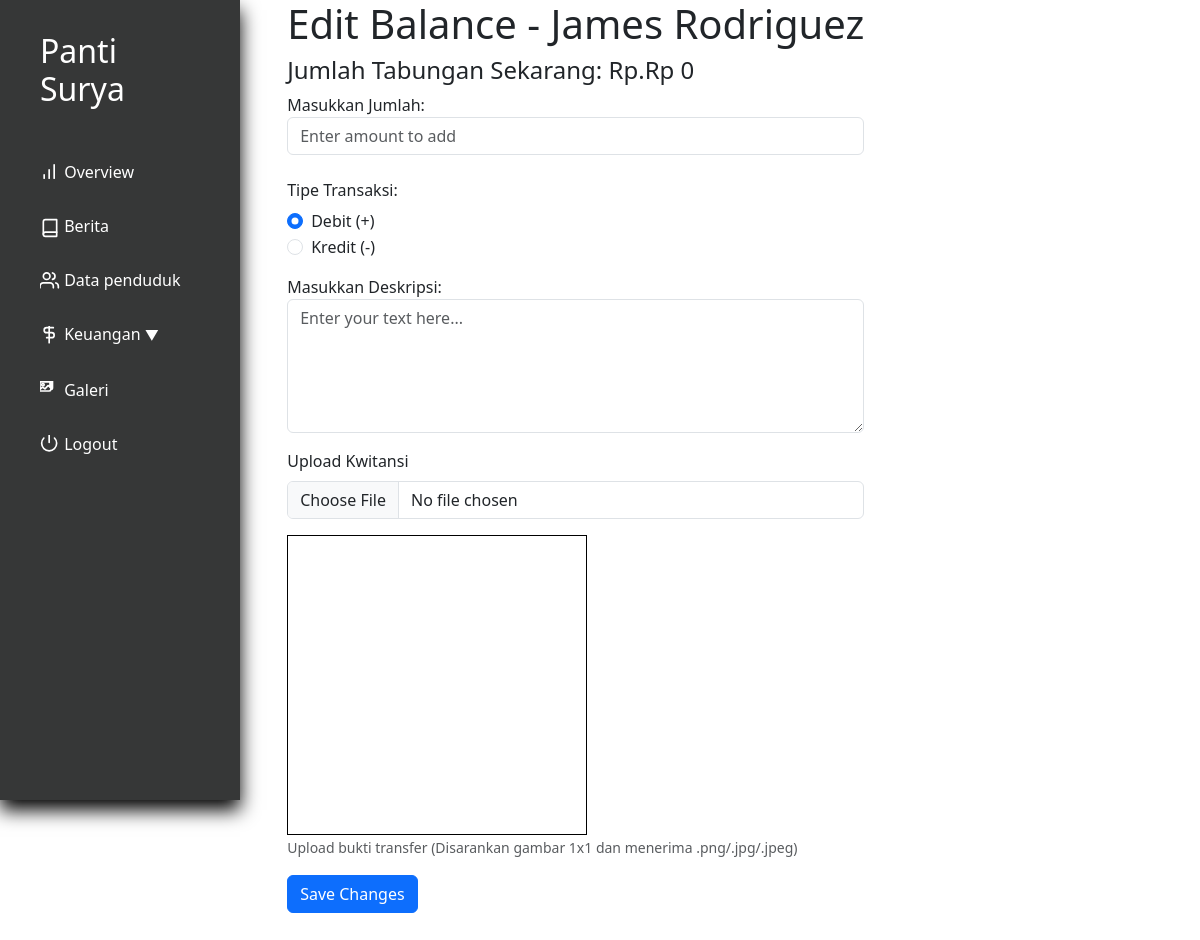
Page /tambah_balance_tabungan.php?id=9 (signed in) on the earlier database version.
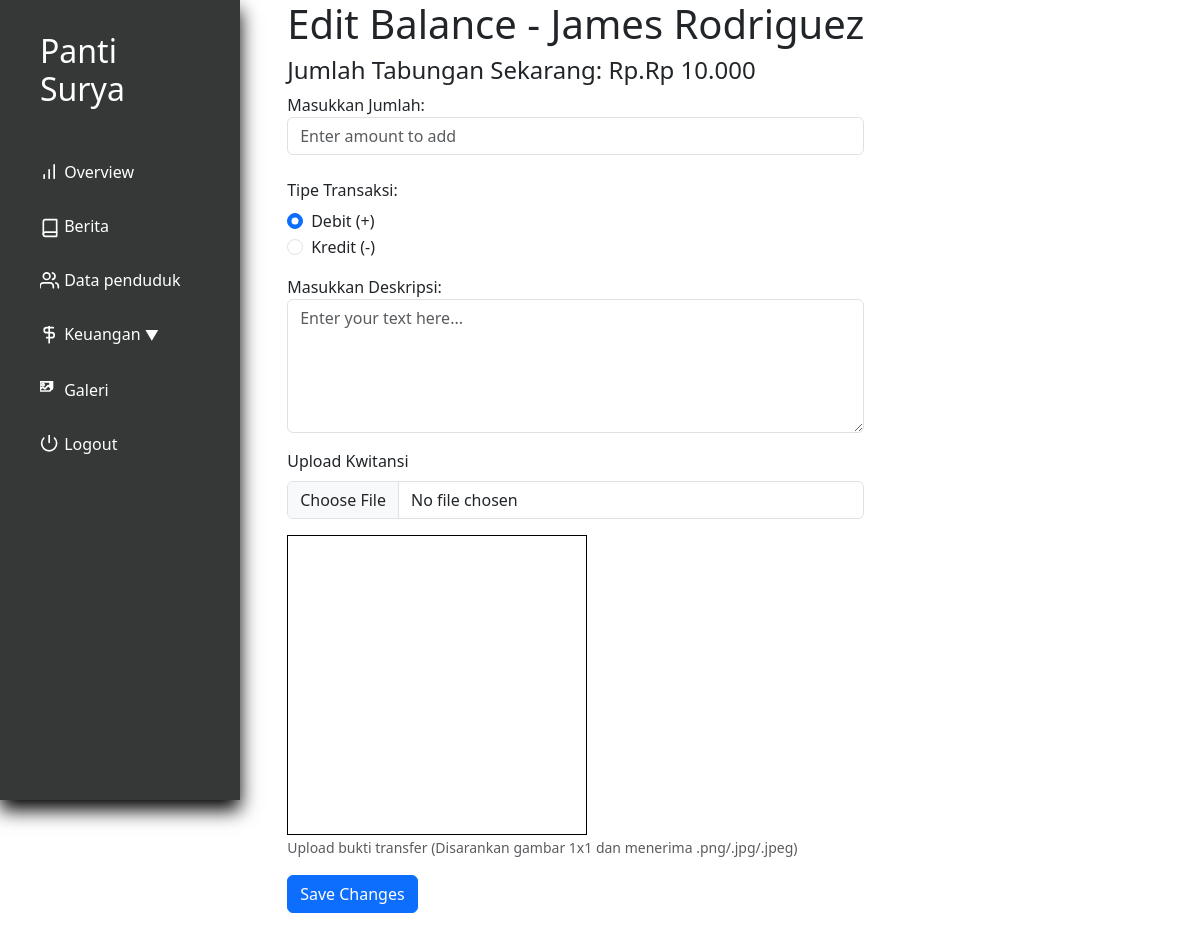
Same page on the later database version.
### tables this page shows
CREATE TABLE `penduduk` (
  `id` int(11) NOT NULL,
  `nama` varchar(250) NOT NULL,
  `alamat` varchar(100) NOT NULL,
  `tanggal_masuk` date DEFAULT NULL,
  `email` varchar(200) DEFAULT NULL,
  `notelp` varchar(15) NOT NULL,
  `keuangan_pondokkan` int(11) NOT NULL,
  `keuangan_tabungan` int(11) NOT NULL,
  `keuangan_obat` int(11) NOT NULL,
  `keuangan_total` int(11) NOT NULL,
  `profile_picture` varchar(100) NOT NULL,
  `KTP` longblob NOT NULL,
  `KK` longblob NOT NULL,
  `BPJS` longblob NOT NULL,
  `keuangan_deposit` int(11) NOT NULL
);

### utils.php (called while the page is built, shortened)
<?php
class myDB
{
    private $host = "localhost";
    private $username = "root";
    private $password = "";
    private $database = "pantisurya";
    private $db;
    function __construct()
    {
        if ($this->db == null) {
            try {
                $this->db = new PDO("mysql:host=$this->host;dbname=$this->database", $this->username, $this->password);
                $this->db->setAttribute(PDO::ATTR_ERRMODE, PDO::ERRMODE_EXCEPTION);
            } catch (PDOException $e) {
                echo "Connection failed: " . $e->getMessage();
            }
        }
    }
    function formatRupiah($number) {
        return 'Rp ' . number_format($number, 0, ',', '.');
    }
    function getJumlahTabungan($id){
        $query = "SELECT keuangan_tabungan FROM penduduk WHERE id = ?";
        $stmt = $this->db->prepare($query);
        $stmt->execute([$id]);
        return $stmt->fetch(PDO::FETCH_ASSOC);
    }
}

### tambah_balance_tabungan.php (the view, shortened to what this page needs)
<?php
require "utils.php";
$db = new myDB();
$residentId = $_GET['id'];
$res = $db->getPenduduk($residentId);
$resident = $res->fetch(PDO::FETCH_ASSOC);
$uang = $db->getJumlahTabungan($residentId);
?>
<!DOCTYPE html>
<html lang="en">
<head>
    <?php include "layout/stylejquerynbs5.php" ?>
    <link rel="stylesheet" href="layout/indexstyle.css">
    <link rel="stylesheet" href="layout/stylelihat.css">
</head>
<body>
    <div class="app">
        <div class="dashboard">
            <?php include 'nav.php' ?>
            <div class="column" style="margin-left:20px; padding-bottom: 2rem;">
                <h1>Edit Balance - <?php echo $resident['nama']; ?></h1>
                <h4>Jumlah Tabungan Sekarang: Rp.<?php echo $db->formatRupiah($uang['keuangan_tabungan']); ?></h4>
                <form id="balanceForm" method="POST" enctype="multipart/form-data">
                    <div class="mb-3">
                        <label for="addBalance">Masukkan Jumlah:</label>
                        <input type="number" id="addBalance" name="addBalance" placeholder="Enter amount to add"
                            class="form-control" min="0" step="1000">
                    </div>
                    <div class="mb-3">
                        <label for="" class="col-form-label">Tipe Transaksi:</label>
                        <div class="form-check">
                            <input class="form-check-input" type="radio" name="transaksi" value=0 id="RadioTransaksi1" checked>
                            <label class="form-check-label" for="RadioTransaksi1">
                                Debit (+)
                            </label>
                        </div>
                        <div class="form-check">
                            <input class="form-check-input" type="radio" name="transaksi" value=1 id="RadioTransaksi2">
                            <label class="form-check-label" for="flexRadioDefault2">
                                Kredit (-)
                            </label>
                        </div>
                    </div>
                    <div class="mb-3">
                        <label for="addDesc">Masukkan Deskripsi:</label>
                        <textarea class="form-control" id="textareaTabungan" rows="5" name="addDesc" placeholder="Enter your text here..."></textarea>
                    </div>
                    <div class="mb-3">
                        <label for="imageInput" class="form-label">
                        Upload Kwitansi
                        </label>
                        <input class="form-control mb-3" type="file" id="image-input"
                            accept="image/jpeg, image/jpg, image/png" name="imageChooser">
                        <div id="display-image"></div>
                        <small id="imageHelp" class="form-text text-muted">Upload bukti transfer (Disarankan gambar 1x1 dan menerima .png/.jpg/.jpeg)</small>
                    </div>
                    <button type="submit" class="btn btn-primary">Save Changes</button>
                </form>
            </div>
        </div>
    </div>
</body>
</html>

Differences in the rows shown:
changed penduduk: keuangan_tabungan "Rp 0" → "Rp 10.000"
